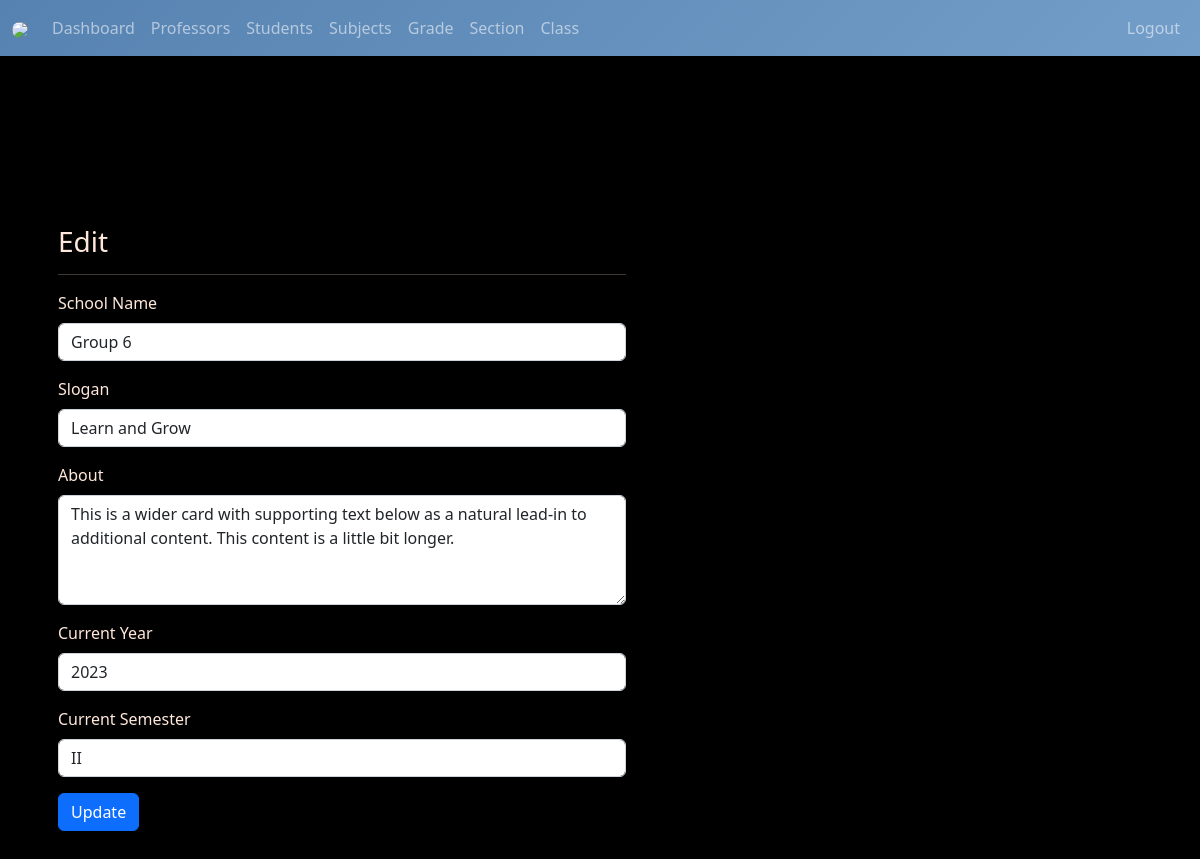
The app's page /admin/settings.php (signed in), older data.
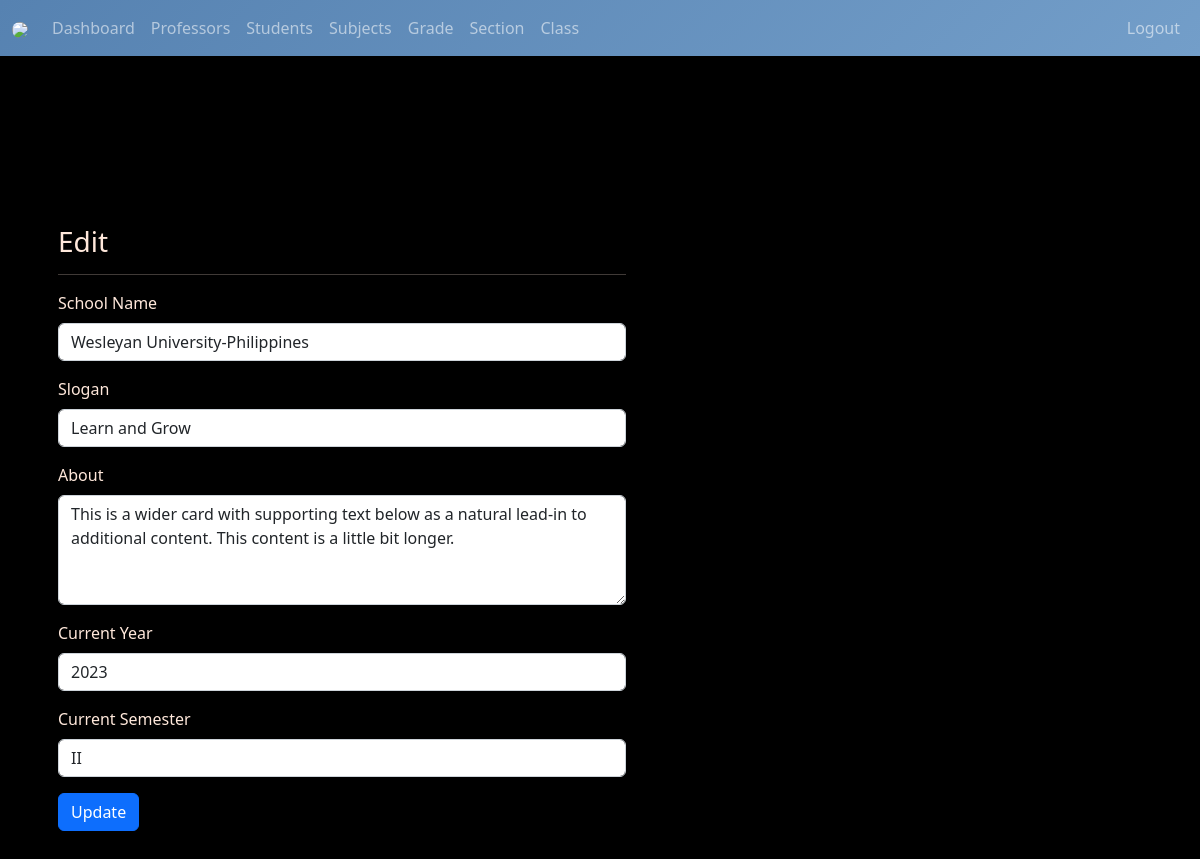
The same page, newer data.
### tables this page shows
CREATE TABLE `setting` (
  `id` int(11) NOT NULL,
  `current_year` int(11) NOT NULL,
  `current_semester` varchar(11) NOT NULL,
  `school_name` varchar(100) NOT NULL,
  `slogan` varchar(300) NOT NULL,
  `about` text NOT NULL
);

### admin/data/setting.php (called while the page is built)
<?php
function getSetting($conn){
   $sql = "SELECT * FROM setting";
   $stmt = $conn->prepare($sql);
   $stmt->execute();
   if ($stmt->rowCount() == 1) {
     $settings = $stmt->fetch();
     return $settings;
   }else {
    return 0;
   }
}

### admin/settings.php (the view, shortened to what this page needs)
<?php
if (isset($_SESSION['admin_id']) &&
    isset($_SESSION['role'])) {
    if ($_SESSION['role'] == 'Admin') {
       include "../DB_connection.php";
       include "data/setting.php";
       $setting = getSetting($conn);
 ?>
<!DOCTYPE html>
<html lang="en">
<head>
	<link rel="stylesheet" href="https://cdn.jsdelivr.net/npm/bootstrap@5.2.0/dist/css/bootstrap.min.css">
	<link rel="stylesheet" href="../css/style.css">
  <link rel="stylesheet" href="https://cdnjs.cloudflare.com/ajax/libs/font-awesome/4.7.0/css/font-awesome.min.css">
</head>
<body>
    <?php
        include "inc/navbar.php";
     ?>
   <div class="container mt-5">
        <form method="post"
              class="shadow p-3 mt-5 form-w"
              action="req/setting-edit.php">
        <h3>Edit</h3><hr>
        <div class="mb-3">
          <label class="form-label">School Name</label>
          <input type="text"
                 class="form-control"
                 value="<?=$setting['school_name']?>"
                 name="school_name">
        </div>
        <div class="mb-3">
          <label class="form-label">Slogan</label>
          <input type="text"
                 class="form-control"
                 value="<?=$setting['slogan']?>"
                 name="slogan">
        </div>
        <div class="mb-3">
                <label class="form-label">About</label>
                <textarea class="form-control" name="about"
                          rows="4"><?=$setting['about']?></textarea>
        </div>
        <div class="mb-3">
          <label class="form-label">Current Year</label>
          <input type="text"
                 class="form-control"
                 value="<?=$setting['current_year']?>"
                 name="current_year">
        </div>
        <div class="mb-3">
          <label class="form-label">Current Semester</label>
          <input type="text"
                 class="form-control"
                 value="<?=$setting['current_semester']?>"
                 name="current_semester">
        </div>
      <button type="submit"
              class="btn btn-primary">
              Update</button>
     </form>
 </div>
</body>
</html>
<?php
  }else {
    header("Location: ../login.php");
    exit;
  }
}else {
	header("Location: ../login.php");
	exit;
}
?>

### admin/inc/navbar.php (shortened to what this page needs)
<nav class="navbar navbar-expand-lg navbar-dark" style="background: var(--navbar-bg);">
  <div class="container-fluid">
    <a class="navbar-brand" href="index.php">
      <img src="../logo.zxc" width="40" style="border-radius: 50%;">
    </a>
    <div class="collapse navbar-collapse" id="navbarSupportedContent">
      <ul class="navbar-nav me-auto mb-2 mb-lg-0"
          id="navLinks">
        <li class="nav-item">
          <a class="nav-link"
             aria-current="page"
             href="index.php">Dashboard</a>
        </li>
        <li class="nav-item">
          <a class="nav-link" href="teacher.php">Professors</a>
        </li>
        <li class="nav-item">
          <a class="nav-link" href="student.php">Students</a>
        </li>
        <li class="nav-item">
          <a class="nav-link" href="course.php">Subjects</a>
        </li>
        <li class="nav-item">
          <a class="nav-link" href="grade.php">Grade</a>
        </li>
        <li class="nav-item">
          <a class="nav-link" href="section.php">Section</a>
        </li>
        <li class="nav-item">
          <a class="nav-link" href="class.php">Class</a>
        </li>
      </ul>
      <ul class="navbar-nav me-right mb-2 mb-lg-0">
        <li class="nav-item">
          <a class="nav-link" href="../logout.php">Logout</a>
        </li>
      </ul>
  </div>
    </div>
</nav>

### css/style.css (style rules this page uses)
:root { --primary-color: #5682B1; --secondary-color: #739EC9; --success-color: #739EC9; --danger-color: #FFE8DB; --warning-color: #FFE8DB; --info-color: #739EC9; --light-color: #FFE8DB; --dark-color: #000000; --bg-color: #000000; --text-color: #FFE8DB; --navbar-bg: linear-gradient(135deg, #5682B1, #739EC9); --card-bg: #739EC9; --shadow: 0 2px 8px rgba(86, 130, 177, 0.5); --transition: all 0.3s ease; }
* { box-sizing: border-box; }
html, body { height: 100%; margin: 0; padding: 0; }
body { font-family: 'Segoe UI', Tahoma, Geneva, Verdana, sans-serif; background-color: var(--bg-color); color: var(--text-color); transition: var(--transition); }
.container { height: 100vh; display: flex; flex-direction: column; justify-content: center; padding-top: 0; }
.navbar-brand img { border-radius: 50%; }
.navbar-nav .nav-link { transition: var(--transition); }
textarea, input, select { border-radius: 6px; border: 1px solid #ccc; padding: 10px; font-size: 1rem; width: 100%; box-sizing: border-box; transition: var(--transition); background: var(--card-bg); color: var(--text-color); }
.btn { transition: var(--transition); }
.form-w { max-width: 600px; width: 100%; }

Row changes from the older to the newer data that the page shows:
changed setting "Learn and Grow": school_name "Group 6" → "Wesleyan University-Philippines"
